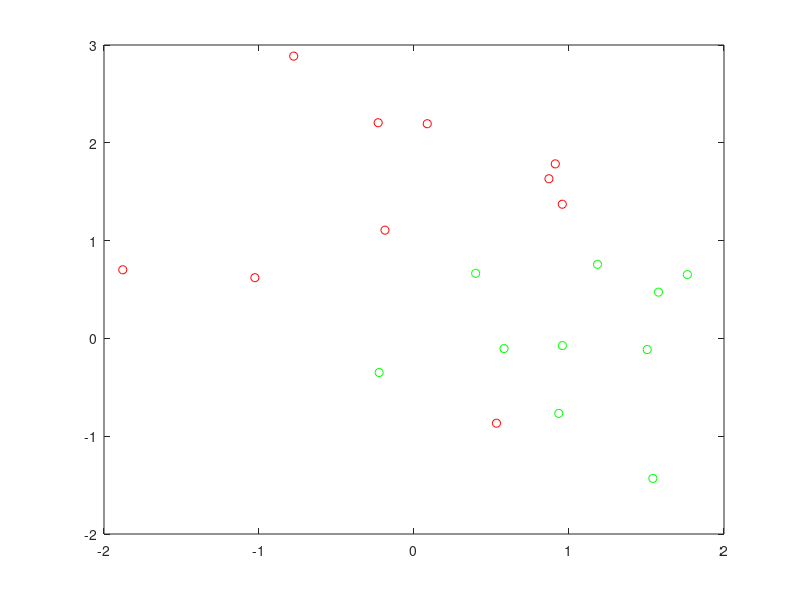

The MATLAB script that drew this image:
rng default % For reproducibility
grnpop = mvnrnd([1,0],eye(2),10);
redpop = mvnrnd([0,1],eye(2),10);
figure
plot(grnpop(:,1),grnpop(:,2),'go');
hold on
plot(redpop(:,1),redpop(:,2),'ro');